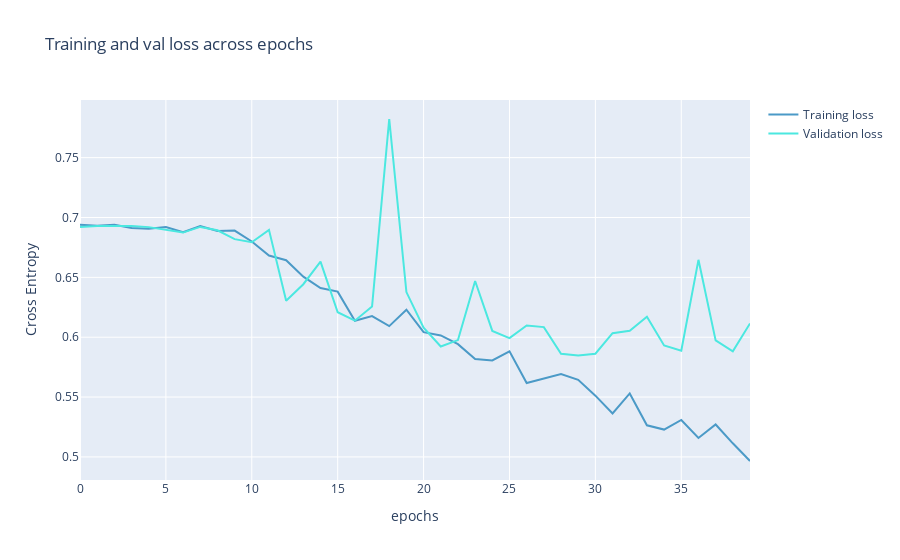

Notebook cell for this chart:
### Code cell
from plotly import graph_objects as go
color_chart = ["#4B9AC7", "#4BE8E0", "#9DD4F3", "#97FBF6", "#2A7FAF", "#23B1AB", "#0E3449", "#015955"]

fig = go.Figure(data=[
                      go.Scatter(
                          y=history_pooling["loss"],
                          name="Training loss",
                          mode="lines",
                          marker=dict(
                              color=color_chart[0]
                          )),
                      go.Scatter(
                          y=history_pooling["val_loss"],
                          name="Validation loss",
                          mode="lines",
                          marker=dict(
                              color=color_chart[1]
                          ))
])
fig.update_layout(
    title='Training and val loss across epochs',
    xaxis_title='epochs',
    yaxis_title='Cross Entropy'
)
fig.show()

### Figure 1 — Plotly figure (JSON) as saved in the notebook; plotly's stock layout.template omitted (floating-point values rounded to 4 significant figures)
{"data": [{"marker": {"color": "#4B9AC7"}, "mode": "lines", "name": "Training loss", "type": "scatter", "y": [0.6939, 0.693, 0.6939, 0.6912, 0.6905, 0.6921, 0.6877, 0.6929, 0.6888, 0.6891, 0.68, 0.6683, 0.6644, 0.6506, 0.6411, 0.6381, 0.6137, 0.6177, 0.6093, 0.623, 0.6042, 0.6015, 0.5942, 0.5817, 0.5805, 0.5882, 0.5617, 0.5655, 0.5692, 0.5644, 0.5512, 0.5363, 0.553, 0.5264, 0.5228, 0.5308, 0.5158, 0.5271, 0.5114, 0.4966]}, {"marker": {"color": "#4BE8E0"}, "mode": "lines", "name": "Validation loss", "type": "scatter", "y": [0.6921, 0.693, 0.6929, 0.6929, 0.692, 0.6898, 0.6874, 0.6921, 0.6893, 0.6819, 0.6793, 0.6897, 0.6305, 0.6443, 0.6632, 0.6208, 0.6138, 0.6257, 0.7823, 0.6377, 0.6079, 0.5922, 0.5976, 0.6469, 0.6052, 0.5993, 0.6098, 0.6084, 0.5862, 0.5846, 0.5862, 0.6033, 0.6054, 0.6171, 0.5931, 0.5888, 0.6646, 0.5974, 0.5882, 0.6115]}], "layout": {"title": {"text": "Training and val loss across epochs"}, "xaxis": {"title": {"text": "epochs"}}, "yaxis": {"title": {"text": "Cross Entropy"}}}}
